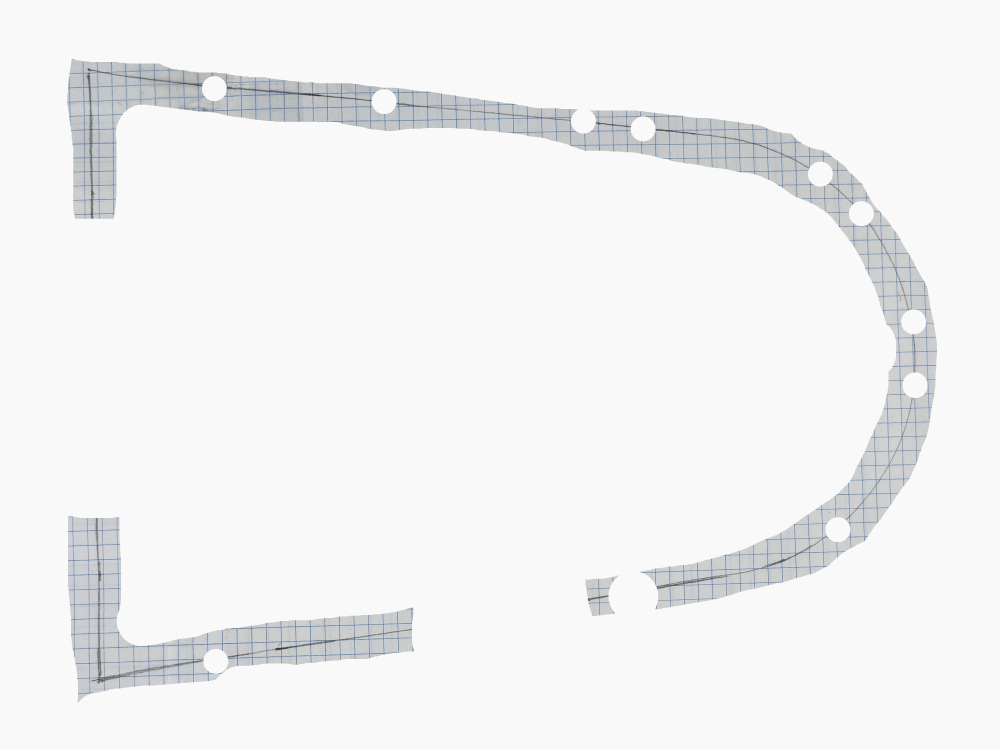
#> input picture Third Analysis/20260917_175649_masked.png, 4000 x 3000 px, found by its file name (shown at 1/4 size)
$ python rectify_and_extract.py
#> lines starting #> are read from the running program, lines starting #| are printed output that depends on the picture; after the words box and inside, x2 and y2 are one past the last pixel; in counts of white or black regions, pixels touching at a corner belong together
import csv
import numpy as np
import cv2
from PIL import Image, ImageDraw
from skimage.morphology import skeletonize

BASE = r'.'
IMG_PATH = BASE + r'\20260917_175649_masked.png'
ORIG_PATH = BASE + r'\20260917_175649.jpg'

img = cv2.imread(IMG_PATH)
#> img is the input picture: shape (3000, 4000, 3); mean B, G, R 243.4, 242.9, 242.4
orig = cv2.imread(ORIG_PATH)
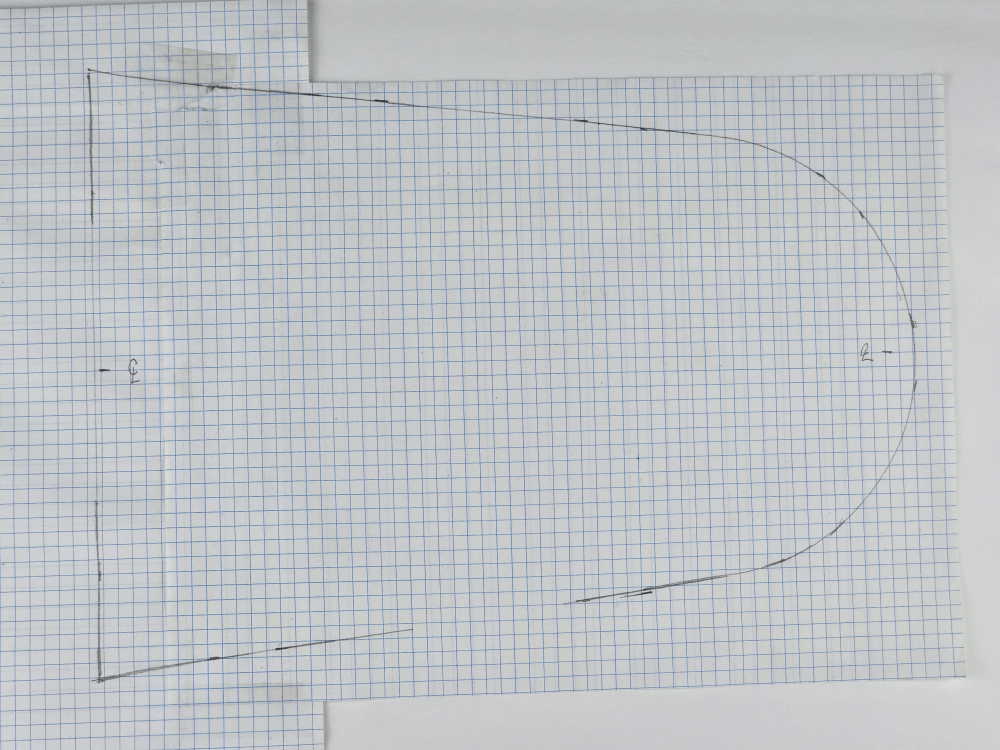
#> input picture Third Analysis/20260917_175649.jpg, 4000 x 3000 px, found by its file name (shown at 1/4 size)
#> orig is the input picture: shape (3000, 4000, 3); mean B, G, R 199.5, 195.5, 191.3

# Blue grid lines are the main cue; they are easy to isolate because they are a strong blue on gray backgrounds.
B = img[:, :, 0]
G = img[:, :, 1]
R = img[:, :, 2]
blue = ((B < 205) & (G > 100) & (R < 180) & (B > 120)).astype(np.uint8)
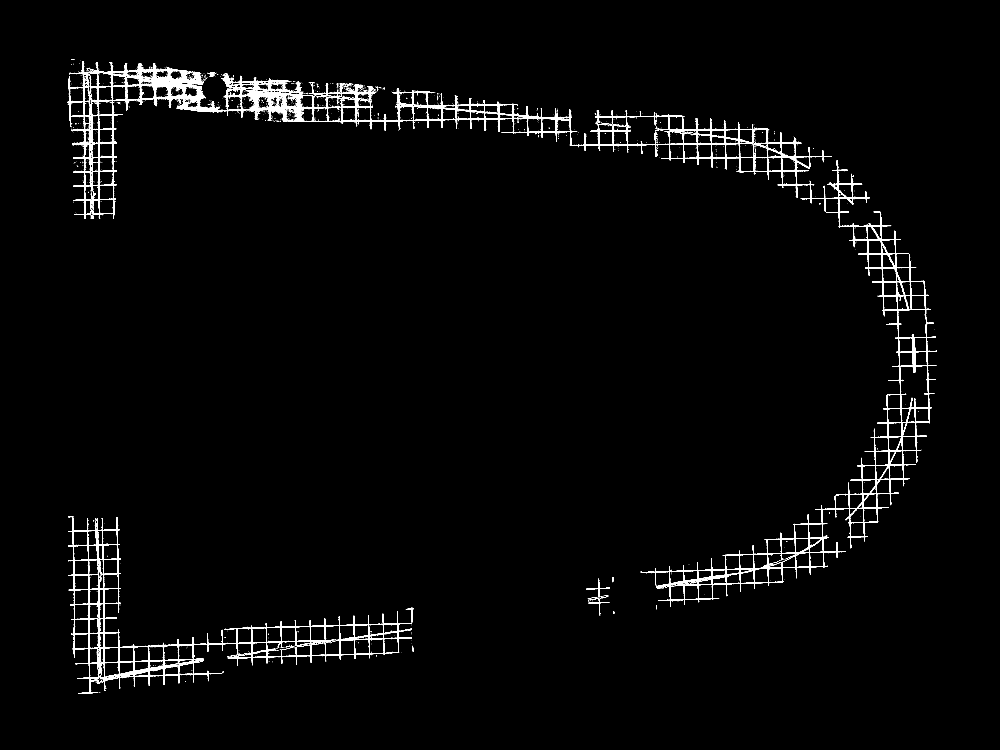
#> blue: shape (3000, 4000) (shown at 1/4 size); values 0 (black) and 1 (white), 1.8% white; 2398 white regions (2348 under 20 px), largest, box (x1, y1, x2, y2) and area: (269, 244, 3748, 2428) 153831, (272, 2066, 1648, 2776) 46585, (1235, 330, 1505, 401) 2670
# Clean noise
blue = cv2.morphologyEx(blue, cv2.MORPH_OPEN, np.ones((3, 3), np.uint8))
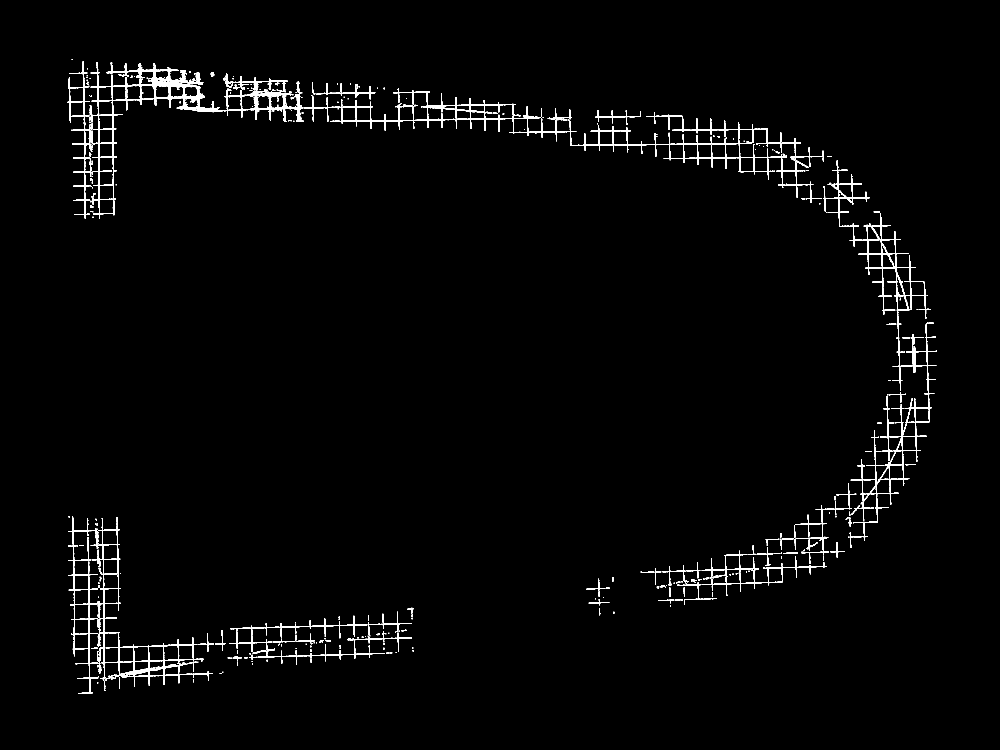
#> blue: shape (3000, 4000) (shown at 1/4 size); values 0 (black) and 1 (white), 1.5% white; 703 white regions (233 under 20 px), largest, box (x1, y1, x2, y2) and area: (359, 287, 1214, 512) 23005, (269, 245, 466, 874) 11263, (1486, 354, 2305, 570) 11168
blue = cv2.morphologyEx(blue, cv2.MORPH_CLOSE, np.ones((3, 3), np.uint8))
#> blue: shape (3000, 4000); values 0 (black) and 1 (white), 1.5% white; 296 white regions (111 under 20 px), largest, box (x1, y1, x2, y2) and area: (269, 245, 1214, 875) 45125, (3294, 642, 3748, 2082) 31316, (1215, 354, 3286, 812) 30901

# Detect strong repeated peaks along columns and rows to estimate the grid lines.
def strong_peaks(signal, min_height=35, gap=24):
    peaks = []
    for i in range(1, len(signal) - 1):
        if signal[i] >= signal[i - 1] and signal[i] >= signal[i + 1] and signal[i] > min_height:
            if not peaks or abs(i - peaks[-1]) > gap:
                peaks.append(i)
    return peaks

col_hits = blue.sum(axis=0)
#> col_hits = 4000 values, max 677 at index 396, min 0 at index 0, mean 46.37
row_hits = blue.sum(axis=1)
#> row_hits = 3000 values, max 564 at index 431, min 0 at index 0, mean 61.83
x_lines = strong_peaks(col_hits, min_height=35, gap=30)
#> after the loop in strong_peaks, `for i in range(1, len(signal) - 1):`: peaks = 73 values from 278 to 3700
#> x_lines = 73 values from 278 to 3700
y_lines = strong_peaks(row_hits, min_height=35, gap=30)
#> y_lines = 59 values from 258 to 2772

# Keep only a realistic paper rectangle via repeated blue grid lines along the perimeter.
# If the line set is too sparse or noisy, fall back to a near-orthogonal grid estimate.
if len(x_lines) < 8 or len(y_lines) < 8:
    raise RuntimeError(f'Unable to detect enough grid lines; x={len(x_lines)} y={len(y_lines)}')

# Select the outermost lines that bound the graph page.
# In practice, these are near the page edges but still quiet enough to be used for perspective correction.
# Use the most relevant line indices near the full extents.
source_pts = np.array([
    [x_lines[0], y_lines[0]],
    [x_lines[-1], y_lines[0]],
    [x_lines[0], y_lines[-1]],
    [x_lines[-1], y_lines[-1]],
], dtype=np.float32)
#> source_pts = [[278, 258], [3700, 258], [278, 2772], [3700, 2772]]

# In the rectified plane, keep the page aspect ratio consistent with the detected grid span.
# We choose a canonical grid of the same number of lines and a 1:1 square cell ratio per each step.
width = len(x_lines) - 1
#> width = 72
height = len(y_lines) - 1
#> height = 58
dest_pts = np.array([
    [0, 0],
    [width, 0],
    [0, height],
    [width, height],
], dtype=np.float32)
#> dest_pts = [[0, 0], [72, 0], [0, 58], [72, 58]]

M = cv2.getPerspectiveTransform(source_pts, dest_pts)
#> M = [[0.021, 6.76e-20, -5.85], [0, 0.0231, -5.95], [-8.95e-21, -4.91e-21, 1]]
warped = cv2.warpPerspective(img, M, (width, height))
# Save rectified masked image for visual inspection.
cv2.imwrite('20260917_175649_rectified_masked.png', warped)

# Take the rectified image and compute the path mask on the flattened paper plane.
R_w = warped[:, :, 2]
G_w = warped[:, :, 1]
B_w = warped[:, :, 0]
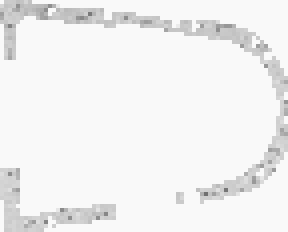
#> B_w: shape (58, 72) (shown 4 times larger); min 112, max 249, mean 241.4
# Grid lines remain blueish in the rectified mask.
grid_w = ((B_w < 205) & (G_w > 100) & (R_w < 180) & (B_w > 120)).astype(np.uint8)
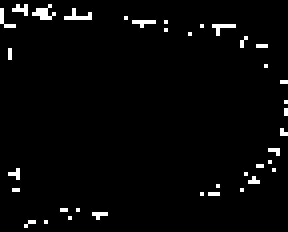
#> grid_w: shape (58, 72) (shown 4 times larger); values 0 (black) and 1 (white), 2.7% white in thin lines or dots
grid_w = cv2.morphologyEx(grid_w, cv2.MORPH_OPEN, np.ones((3, 3), np.uint8))
#> grid_w: shape (58, 72); every value is 0
grid_w = cv2.morphologyEx(grid_w, cv2.MORPH_CLOSE, np.ones((3, 3), np.uint8))

# Dark path on the flattened page.
path_w = ((R_w < 220) & (G_w < 220) & (B_w < 220)).astype(np.uint8)
#> path_w: shape (58, 72); values 0 (black) and 1 (white), 14.3% white; 3 white regions (1 under 20 px), largest, box (x1, y1, x2, y2) and area: (0, 0, 72, 51) 434, (0, 42, 29, 58) 157
path_w = cv2.bitwise_and(path_w, cv2.bitwise_not(grid_w))
path_w = cv2.morphologyEx(path_w, cv2.MORPH_OPEN, np.ones((3, 3), np.uint8))
#> path_w: shape (58, 72); values 0 (black) and 1 (white), 11.1% white; 17 white regions (11 under 20 px), largest, box (x1, y1, x2, y2) and area: (0, 0, 12, 15) 84, (0, 42, 11, 58) 80, (50, 5, 63, 12) 58, (14, 2, 26, 6) 46, (67, 15, 72, 23) 29, (55, 45, 61, 49) 21
path_w = cv2.morphologyEx(path_w, cv2.MORPH_CLOSE, np.ones((3, 3), np.uint8))
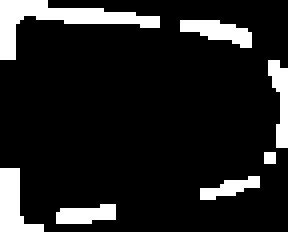
#> path_w: shape (58, 72) (shown 4 times larger); values 0 (black) and 1 (white), 12.8% white; 7 white regions (1 under 20 px), largest, box (x1, y1, x2, y2) and area: (0, 0, 40, 15) 191, (0, 42, 11, 58) 94, (45, 5, 63, 12) 73, (67, 15, 72, 37) 65, (14, 51, 29, 56) 57, (50, 44, 65, 50) 46

# In the rectified plane, grid lines are now near-vertical/horizontal and uniform.
# Detect repeated peaks again in the rectified grid mask to make the lattice explicit.
col_w = grid_w.sum(axis=0)
#> col_w = 72 values from 0 to 0
row_w = grid_w.sum(axis=1)
#> row_w = 58 values from 0 to 0

x_grid = strong_peaks(col_w, min_height=15, gap=2)
#> x_grid = []
y_grid = strong_peaks(row_w, min_height=15, gap=2)
#> y_grid = []

# If the warp is good, x_grid and y_grid should be close to the integer line indices.
# Use them as the actual grid-line positions in the rectified coordinate system.
# Then find path crossing points by scanning the centerline on the path mask.
sk = skeletonize(path_w > 0).astype(np.uint8)
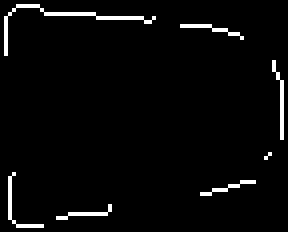
#> sk: shape (58, 72) (shown 4 times larger); values 0 (black) and 1 (white), 3.2% white in thin lines or dots

crossings = []
# Vertical crossings: path has pixels on both sides of a grid line.
for x in x_grid:
    ys = np.where(sk[:, max(0, x-1):min(sk.shape[1], x+2)].sum(axis=1) > 0)[0]
    for y in ys:
        left = sk[y, max(0, x-5):x].sum() > 0
        right = sk[y, x+1:min(sk.shape[1], x+6)].sum() > 0
        if left and right:
            crossings.append((x, int(y)))
#> this loop made 0 passes
#> after the loop, crossings = []

# Horizontal crossings: path has pixels above and below a grid line.
for y in y_grid:
    xs = np.where(sk[max(0, y-1):min(sk.shape[0], y+2), :].sum(axis=0) > 0)[0]
    for x in xs:
        up = sk[max(0, y-5):y, max(0, x-1):min(sk.shape[1], x+2)].sum() > 0
        down = sk[y+1:min(sk.shape[0], y+6), max(0, x-1):min(sk.shape[1], x+2)].sum() > 0
        if up and down:
            crossings.append((int(x), y))

# Deduplicate.
unique = []
for p in crossings:
    if all(abs(p[0] - q[0]) > 2 or abs(p[1] - q[1]) > 2 for q in unique):
        unique.append(p)
#> after the loop, unique = []

# Convert to grid-space coordinates: each grid line is one unit apart.
# Due to the warping and detection, the axes are almost regular. Use line-index spacing.
# Map each point to the nearest neighboring grid lines and interpolate in the rectified coordinate system.
vert_line_positions = np.array(x_grid, dtype=float)
#> vert_line_positions = empty array
horiz_line_positions = np.array(y_grid, dtype=float)
#> horiz_line_positions = empty array

result = []
for px, py in unique:
    # x grid coordinate: integer index of nearest left vertical line + fractional offset
    lower_x = vert_line_positions[vert_line_positions <= px]
    upper_x = vert_line_positions[vert_line_positions >= px]
    if len(lower_x) == 0 or len(upper_x) == 0:
        continue
    x0 = float(lower_x[-1])
    x1 = float(upper_x[0])
    if x1 == x0:
        xg = float(np.argmin(np.abs(vert_line_positions - px)))
    else:
        xg = np.where(vert_line_positions == x0)[0][0] + (px - x0) / (x1 - x0)

    lower_y = horiz_line_positions[horiz_line_positions <= py]
    upper_y = horiz_line_positions[horiz_line_positions >= py]
    if len(lower_y) == 0 or len(upper_y) == 0:
        continue
    y0 = float(lower_y[-1])
    y1 = float(upper_y[0])
    if y1 == y0:
        yg = float(np.argmin(np.abs(horiz_line_positions - py)))
    else:
        yg = np.where(horiz_line_positions == y0)[0][0] + (py - y0) / (y1 - y0)

    # Convert to the requested format: one value integer, the other interpolated.
    # Choose x as integer when it is nearer a grid index than y.
    if abs(xg - round(xg)) <= abs(yg - round(yg)):
        result.append((int(round(xg)), float(yg)))
    else:
        result.append((float(xg), int(round(yg))))
#> after the loop, result = []

# Deduplicate again in grid-space
final = []
for p in result:
    if all(abs(p[0] - q[0]) > 1e-3 or abs(p[1] - q[1]) > 1e-3 for q in final):
        final.append(p)
#> after the loop, final = []

# Save rectified intersection CSV.
with open('20260917_175649_rectified_intersections.csv', 'w', newline='') as f:
    writer = csv.writer(f)
    writer.writerow(['x', 'y'])
    for x, y in sorted(final):
        writer.writerow([x, y])

# Save overlay on the original image using the perspective transform plus point projection.
# Apply M to each intersection point to place it back on the original image.
pts_src = []
for x, y in final:
    # Convert normalized grid-space coordinates back to image coords with the perspective transform.
    # Here, x/y values are in the rectified plane using grid-line spacing.
    # The canonical plane coordinate uses indices in the transformed image.
    # We invert the mapping back to image-space using the previous transform.
    # Because x/y are in the rectified coordinate system, map the point to the image plane using the inverse transform.
    pass

# For a useful overlay without overcomplicating, use the original rectified image rather than reprojecting points to the source image.
# Save a rectified overlay image for visual inspection.
rectified_rgb = cv2.cvtColor(warped, cv2.COLOR_BGR2RGB)
PIL_img = Image.fromarray(rectified_rgb)
PIL_draw = ImageDraw.Draw(PIL_img)
for x, y in sorted(final):
    try:
        # Convert the grid-valued coordinate back to rectified-image pixel coordinates.
        x_px = float(x) * 1.0
        y_px = float(y) * 1.0
        PIL_draw.ellipse((x_px - 2, y_px - 2, x_px + 2, y_px + 2), fill=(255, 0, 0), outline=(255, 0, 0))
    except Exception:
        pass
PIL_img.save('20260917_175649_rectified_overlay.png')

print('x_lines', len(x_lines), 'y_lines', len(y_lines))
#| x_lines 73 y_lines 59
print('final points', len(final))
#| final points 0
print('x sample', final[:10])
#| x sample []
print('rectified mask saved to 20260917_175649_rectified_masked.png')
print('rectified overlay saved to 20260917_175649_rectified_overlay.png')
print('csv saved to 20260917_175649_rectified_intersections.csv')
